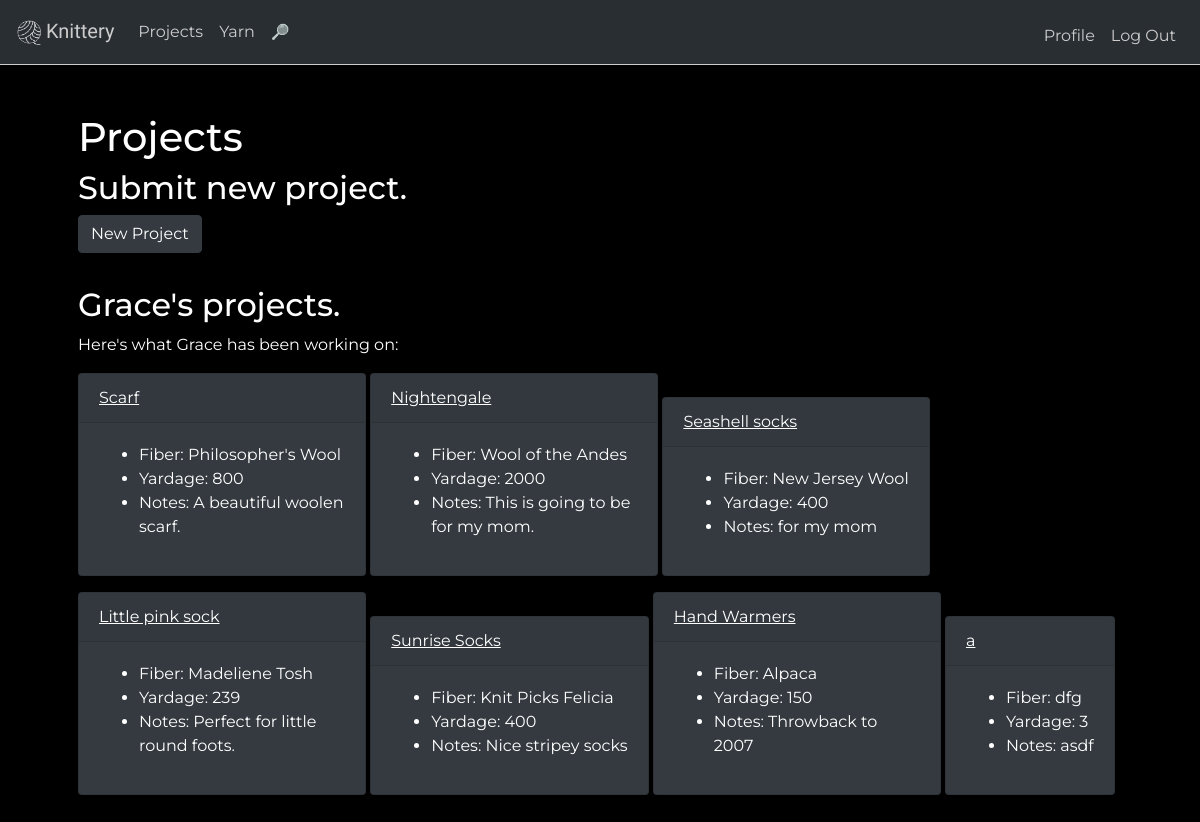
/projects/Grace (signed in), run on an earlier commit of the app's database.
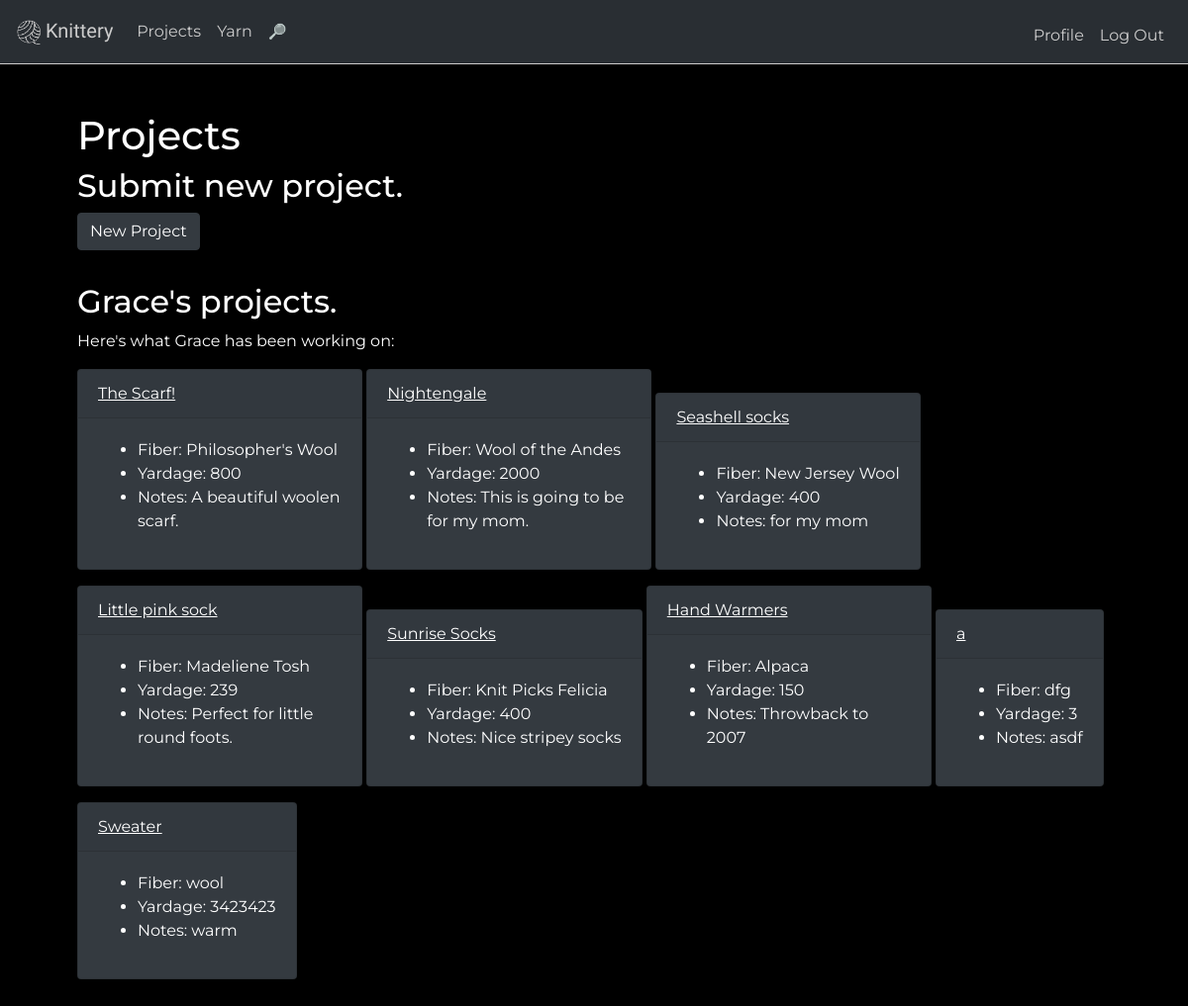
And on a later commit of the database.
### tables this page shows
CREATE TABLE "users" (
	"id"	integer NOT NULL,
	"name"	text,
	"about_me"	text,
	"years_knitting"	integer,
	"favorite_color"	text,
	"password"	text,
	"pic"	text NOT NULL DEFAULT '/static/profilepics/default.png',
	"hash"	TEXT,
	PRIMARY KEY("id" AUTOINCREMENT)
);

CREATE TABLE 'projects' ('id' integer PRIMARY KEY AUTOINCREMENT NOT NULL, 'user_id' integer NOT NULL, 'yarn' , 'yardage' , 'notes' ,'name' text);

### application.py (the view, shortened to what this page needs)
@app.route("/projects/<user>", methods=["GET", "POST"])
def projects(user):
    user_id = getId(user)
    c_userid = getId(session["user"])
    if request.method == "GET":
        rows = db.execute("SELECT name, yarn, yardage, notes, user_id FROM projects WHERE user_id = :id", id = user_id)
        return render_template("projects.html", rows=rows, user=user)

### application.py (called while the page is built)
def getId(user):
    currentuser = user
    profile = db.execute("SELECT * FROM users WHERE name = :name",
    name=currentuser)
    currentuser_id=profile[0]["id"]
    return currentuser_id

### templates/projects.html (shortened to what this page needs)
{% extends "layout.html" %}
{% block main %}
<h1>Projects</h1>
  {% if session.user==user %}
<h2>Submit new project.</h2>
  <a class="btn btn-dark" data-toggle="collapse" href="#newProject" role="button" aria-expanded="false" aria-controls="multiCollapseExample1">New Project</a>
    <br>
    <hr></hr>
    {% endif %}
<h2>{{ user }}'s projects.</h2>
<p>Here's what {{ user }} has been working on:</p>
{% for row in rows %}
<div class="card text-white bg-dark mb-3" style="max-width: 18rem;">
  <div class="card-header"><a href="/projects/{{ user }}/{{ row["name"] }}">{{ row["name"] }}</a></div>
  <div class="card-body">
    <ul>
    <li class>Fiber: {{ row["yarn"] }}</li>
    <li class>Yardage: {{ row["yardage"] }}</li>
    <li class>Notes: {{ row["notes"] }}</li>
  </ul>
  </div>
  </div>
{% endfor %}
{% endblock %}

### templates/layout.html (shortened to what this page needs)
<!DOCTYPE html>
<html lang="en">
<head>
	<link href="https://maxcdn.bootstrapcdn.com/bootstrap/4.1.3/css/bootstrap.min.css" rel="stylesheet">
        <link href="/static/styles.css" rel="stylesheet">
</head>
<body>
<nav class="navbar navbar-expand-lg navbar-dark bg-dark">
  <a class="navbar-brand" href="/"><img src="/static/logo.png" width="30" padding="2" class="sitelogo"><span class="knitterylogo">Knittery</span></a>
  <div class="collapse navbar-collapse" id="navbarSupportedContent">
    <ul class="navbar-nav mr-auto">
  {% if session.user %}
      <li class="nav-item">
        <a class="nav-link" href="/projects/{{ session["user"] }}">Projects</a>
      </li>
        <li class="nav-item">
        <a class="nav-link" href="/yarn/{{ session["user"] }}">Yarn</a>
      </li>
        <li class="nav-item">
        <a class="nav-link" href="/search"><span class="icon searchicon">🔎</span></a>
      </li>
    {% endif %}
    </ul>
    <ul class="navbar-nav ml-auto mt-2">
        {% if session.user %}
        <li class="nav-item"><a class="nav-link" href="/profile/{{ session["user"] }}">Profile</a></li>
        <li class="nav-item"><a class="nav-link" href="/logout">Log Out</a></li>
        {% else %}
        <li class="nav-item"><a class="nav-link" href="/register">Register</a></li>
        <li class="nav-item"><a class="nav-link" href="/login">Log In</a></li>
        {% endif %}
    </ul>
  </div>
</nav>
	<main class="container p-5">
		{% block main %}{% endblock %}
	</main>
</body>
</html>

### static/styles.css (style rules this page uses)
.navbar { opacity: 0.8; transition: opacity 1s; border-bottom: 1px solid white; }
.navbar .nav-link { color: white !important; }
body, html { height: 100% }
.knitterylogo { font-family: 'Bungee Shade', cursive; }
body { background-color: black; color: white; font-family: 'Montserrat', sans-serif; }
.card { display:inline-block; }
.card a { color: white; text-decoration: underline; }
.sitelogo { border-radius: 50%; -webkit-transition: -webkit-transform .8s ease-in-out; transition: transform .8s ease-in-out; }
.searchicon { color: transparent; background: #EDFDFB; background-clip: text; -webkit-background-clip: text; font-size: 15px; }

What changed in the data, as far as the page shows it:
changed projects "Philosopher's Wool": name "Scarf" → "The Scarf!"
added projects: name "Sweater", yarn "wool", yardage "3423423", notes "warm"
